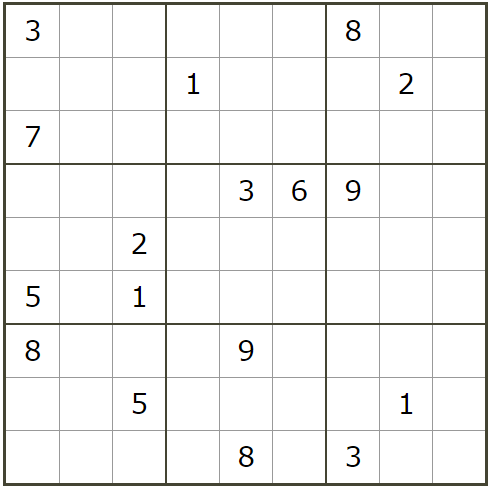
%> input picture 数独/4.png, 491 x 489 px
$ octave autosudoku.m   (GNU Octave 9; MATLAB toolbox functions it lacks are replaced by stand-ins)
%> lines starting %> are read from the running program, lines starting %| are printed output that depends on the picture; in (x1, y1, x2, y2) boxes, pixels count from 0 and x2, y2 are one past the last pixel; in counts of white or black regions, pixels touching at a corner belong together; the program's own positions count from 1
### 数独/cutBw.m
function [bw,mask] = cutBw(bw,mask)
if nargin<2
    mask=bw;
end
[sr,er]=findRange(mask,2);
bw=bw(sr:er,:,:);
mask=mask(sr:er,:,:);
[sc,ec]=findRange(mask,1);
bw=bw(:,sc:ec,:);
mask=mask(:,sc:ec,:);
end
function [s,e] = findRange(bw,dim)
x=any(bw,dim);
s=find(x,1,'first');
e=find(x,1,'last');
end

### 数独/myImshow.m
function fh = myImshow(im,newFigure,isgray)
if nargin<3
    isgray=true;
    if nargin<2
        newFigure=true;
    end
end
if newFigure
    figure('Position',[1 41 1366 650]);
end
if isgray
    imagesc(im,[0,1]);
else
    imagesc(im);
end
colormap gray;
axis equal;
axis tight;
drawnow;
fh=gcf;
end

### 数独/autosudoku.m
clc,clear,close all;
% fname='1.bmp';
fname='4.png';

im=imread(fname);
%> im is the input picture: size 489x491x3 uint8; mean R, G, B 243.3, 243.3, 242.7
oim=im;
im=rgb2gray(im);
%> im: size 489x491 uint8
im=~im2bw(im,graythresh(im));
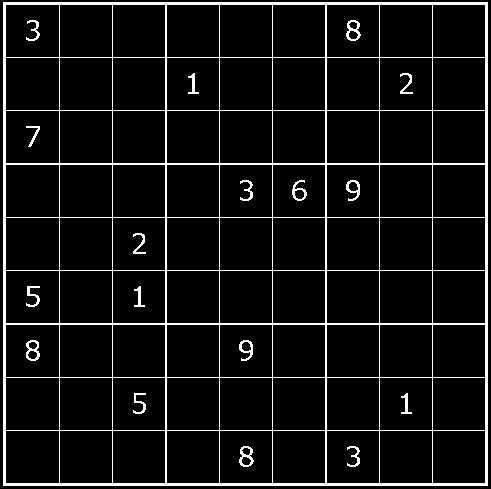
%> im: size 489x491 logical; 7.1% white in thin lines or dots
% im=im==0;

% cut image
[oim,im]=cutBw(oim,im);
%> in findRange, `x=any(bw,dim);`: x = 489 logical values, 484 true
%> in findRange, `s=find(x,1,'first');`: s = 3
%> in findRange, `e=find(x,1,'last');`: e = 486
%> in cutBw, `[sr,er]=findRange(mask,2);`: sr = 3; er = 486
%> in cutBw, `bw=bw(sr:er,:,:);`:
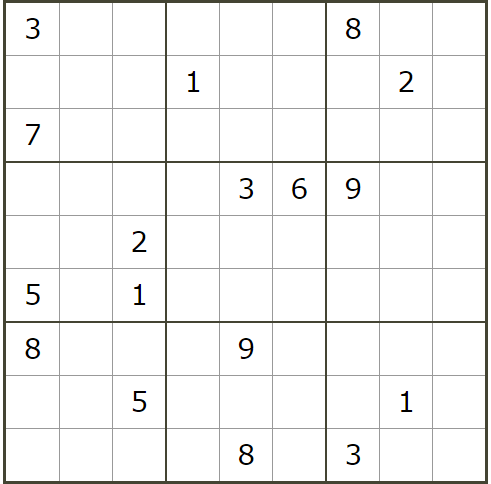
%> bw: size 484x491x3 uint8; mean R, G, B 243.2, 243.2, 242.5
%> in cutBw, `mask=mask(sr:er,:,:);`:
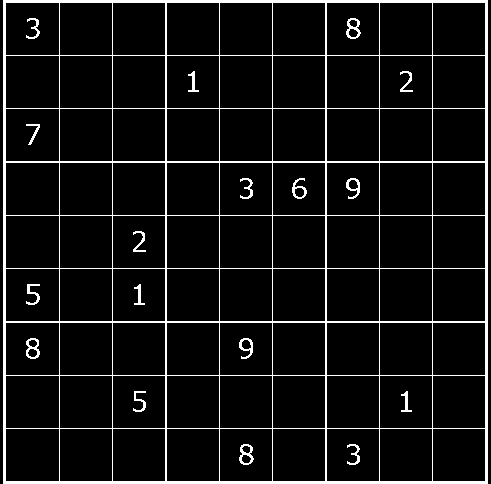
%> mask: size 484x491 logical; 7.2% white; 18 white regions, largest, box (x1, y1, x2, y2) and area: (3, 0, 488, 484) 15248, (346, 18, 361, 39) 145, (239, 444, 254, 465) 145
%> in cutBw, `[sc,ec]=findRange(mask,1);`: sc = 4; ec = 488
%> in cutBw, `bw=bw(:,sc:ec,:);`:
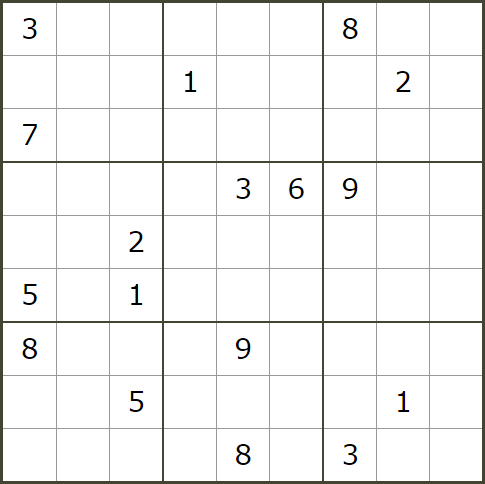
%> bw: size 484x485x3 uint8; mean R, G, B 243.1, 243.1, 242.4
%> in cutBw, `mask=mask(:,sc:ec,:);`:
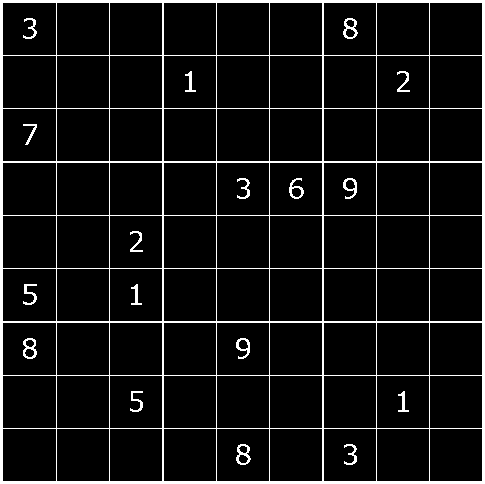
%> mask: size 484x485 logical; 7.3% white; 18 white regions, largest, box (x1, y1, x2, y2) and area: (0, 0, 485, 484) 15248, (343, 18, 358, 39) 145, (236, 444, 251, 465) 145

% remove lines
ir=all(im,2);
%> ir = 484 logical values, 16 true
ic=all(im,1);
%> ic = 485 logical values, 16 true
im(ir,:)=0;
im(:,ic)=0;
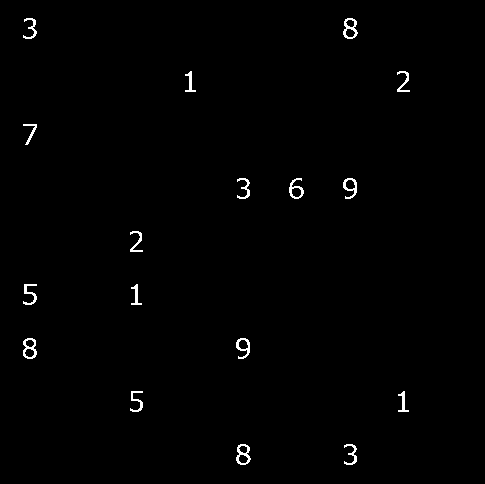
%> im: size 484x485 logical; 0.8% white in thin lines or dots, all inside (x1, y1, x2, y2) = (23, 18, 410, 465)

% filter
[m,n]=size(im);
%> m = 484; n = 485
im=bwareafilt(im,[10,inf]);
myImshow(im);

% ocr block by block
p=regionprops(im,'BoundingBox','Image');
%> p = 17 regions; largest, box (x1, y1, x2, y2): (236, 444, 251, 465), (289, 178, 304, 199), (343, 18, 358, 39), (23, 18, 37, 39), (23, 124, 37, 145)
N=length(p);
%> N = 17
B=zeros(N,3);
myImshow(oim);
hold on;
for k=1:N
%> (the run ends here)

$ run again, with 数独/3.png copied over 数独/4.png
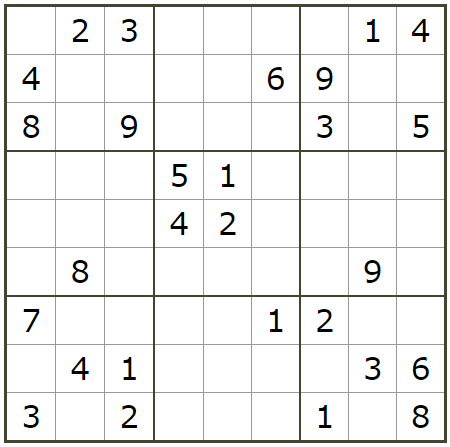
%> input picture 数独/3.png, 450 x 447 px
%> im is the input picture: size 447x450x3 uint8; mean R, G, B 239.5, 239.5, 238.7
%> `im=~im2bw(im,graythresh(im));`:
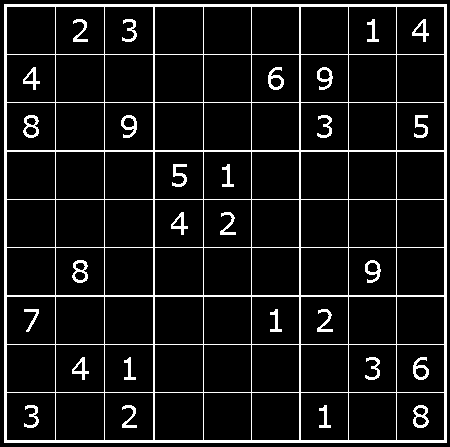
%> im: size 447x450 logical; 8.9% white in thin lines or dots
%> x = 447 logical values, 439 true
%> s = 5
%> e = 443
%> sr = 5; er = 443
%> sc = 5; ec = 447
%> ir = 439 logical values, 16 true
%> ic = 443 logical values, 16 true
%> `im(:,ic)=0;`:
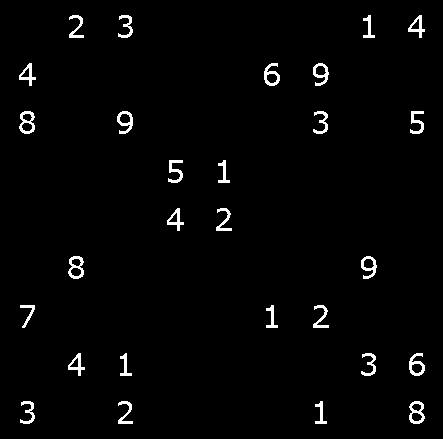
%> im: size 439x443 logical; 2.1% white; 28 white regions
%> p = 28 regions; largest, box (x1, y1, x2, y2): (19, 63, 36, 86), (68, 353, 85, 376), (167, 208, 184, 231), (408, 15, 425, 38), (19, 111, 35, 134)
%> N = 28
